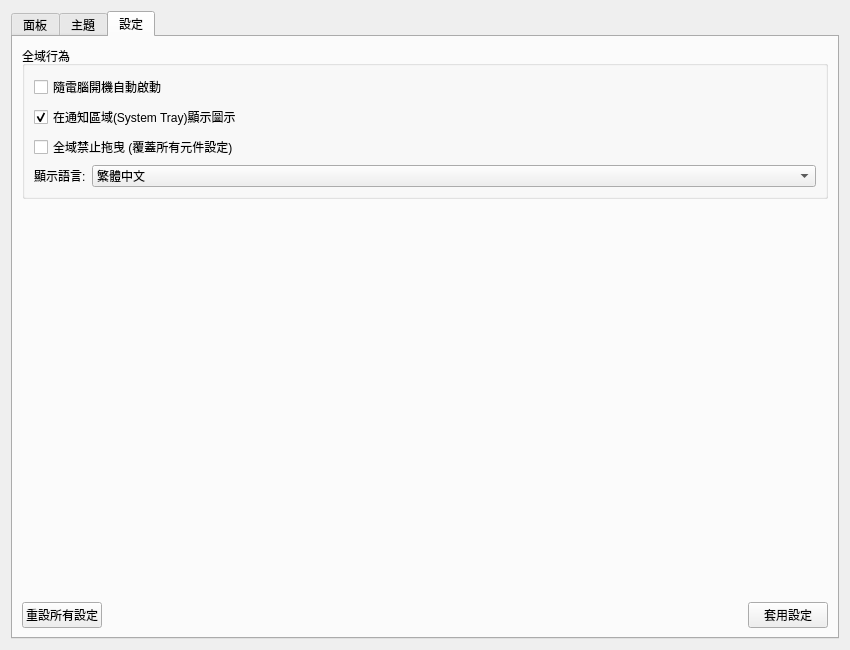
<?xml version="1.0" encoding="UTF-8"?>
<ui version="4.0">
 <class>ControlPanel</class>
 <widget class="QWidget" name="ControlPanel">
  <property name="geometry">
   <rect>
    <x>0</x>
    <y>0</y>
    <width>850</width>
    <height>650</height>
   </rect>
  </property>
  <property name="windowTitle">
   <string>System Call</string>
  </property>
  <layout class="QHBoxLayout" name="horizontalLayout">
   <item>
    <widget class="QTabWidget" name="tabWidget">
     <property name="currentIndex">
      <number>2</number>
     </property>
     <widget class="QWidget" name="tab_skin">
      <attribute name="title">
       <string>面板</string>
      </attribute>
      <layout class="QHBoxLayout" name="horizontalLayout_skin">
       <item>
        <layout class="QHBoxLayout" name="skin_layout" stretch="1,2">
         <item>
          <widget class="QListWidget" name="toolList_widget"/>
         </item>
         <item>
          <widget class="QWidget" name="settingsContainer_widget" native="true"/>
         </item>
        </layout>
       </item>
      </layout>
     </widget>
     <widget class="QWidget" name="tab_Layout">
      <attribute name="title">
       <string>主題</string>
      </attribute>
      <layout class="QHBoxLayout" name="horizontalLayout_theme">
       <item>
        <widget class="QGroupBox" name="saveTheme_groupBox">
         <property name="title">
          <string>儲存新佈局</string>
         </property>
         <layout class="QVBoxLayout" name="verticalLayout_save">
          <item>
           <widget class="QLabel" name="themeHint">
            <property name="text">
             <string>將目前桌面上所有元件的擺放位置與狀態儲存為新主題。</string>
            </property>
            <property name="wordWrap">
             <bool>true</bool>
            </property>
           </widget>
          </item>
          <item>
           <spacer name="vSpacer1">
            <property name="orientation">
             <enum>Qt::Orientation::Vertical</enum>
            </property>
            <property name="sizeHint" stdset="0">
             <size>
              <width>0</width>
              <height>0</height>
             </size>
            </property>
           </spacer>
          </item>
          <item>
           <layout class="QFormLayout" name="formLayout_theme">
            <item row="0" column="0">
             <widget class="QLabel" name="label_tn">
              <property name="text">
               <string>主題名稱:</string>
              </property>
             </widget>
            </item>
            <item row="0" column="1">
             <widget class="QLineEdit" name="themeName_lineEdit"/>
            </item>
           </layout>
          </item>
          <item>
           <widget class="QPushButton" name="saveTheme_button">
            <property name="text">
             <string>儲存目前佈局</string>
            </property>
           </widget>
          </item>
         </layout>
        </widget>
       </item>
       <item>
        <widget class="QGroupBox" name="manageTheme_groupBox">
         <property name="title">
          <string>已儲存的主題</string>
         </property>
         <layout class="QHBoxLayout" name="horizontalLayout_manage">
          <item>
           <widget class="QListWidget" name="themeList_widget"/>
          </item>
          <item>
           <layout class="QVBoxLayout" name="verticalLayout_themeBtns">
            <item>
             <widget class="QPushButton" name="loadTheme_button">
              <property name="text">
               <string>載入</string>
              </property>
             </widget>
            </item>
            <item>
             <widget class="QPushButton" name="deleteTheme_button">
              <property name="text">
               <string>刪除</string>
              </property>
             </widget>
            </item>
            <item>
             <spacer name="vSpacer2">
              <property name="orientation">
               <enum>Qt::Orientation::Vertical</enum>
              </property>
              <property name="sizeHint" stdset="0">
               <size>
                <width>0</width>
                <height>0</height>
               </size>
              </property>
             </spacer>
            </item>
           </layout>
          </item>
         </layout>
        </widget>
       </item>
      </layout>
     </widget>
     <widget class="QWidget" name="tab_setting">
      <attribute name="title">
       <string>設定</string>
      </attribute>
      <layout class="QVBoxLayout" name="verticalLayout_setting">
       <item>
        <widget class="QGroupBox" name="global_groupBox">
         <property name="title">
          <string>全域行為</string>
         </property>
         <layout class="QFormLayout" name="formLayout_global">
          <item row="0" column="0" colspan="2">
           <widget class="QCheckBox" name="autoStart_checkBox">
            <property name="text">
             <string>隨電腦開機自動啟動</string>
            </property>
           </widget>
          </item>
          <item row="1" column="0" colspan="2">
           <widget class="QCheckBox" name="trayIcon_checkBox">
            <property name="text">
             <string>在通知區域(System Tray)顯示圖示</string>
            </property>
            <property name="checked">
             <bool>true</bool>
            </property>
           </widget>
          </item>
          <item row="2" column="0" colspan="2">
           <widget class="QCheckBox" name="globalLockDrag_checkBox">
            <property name="text">
             <string>全域禁止拖曳 (覆蓋所有元件設定)</string>
            </property>
           </widget>
          </item>
          <item row="3" column="0">
           <widget class="QLabel" name="label_lang">
            <property name="text">
             <string>顯示語言:</string>
            </property>
           </widget>
          </item>
          <item row="3" column="1">
           <widget class="QComboBox" name="lang_comboBox">
            <item>
             <property name="text">
              <string>繁體中文</string>
             </property>
            </item>
            <item>
             <property name="text">
              <string>English</string>
             </property>
            </item>
           </widget>
          </item>
         </layout>
        </widget>
       </item>
       <item>
        <spacer name="vSpacer3">
         <property name="orientation">
          <enum>Qt::Orientation::Vertical</enum>
         </property>
         <property name="sizeHint" stdset="0">
          <size>
           <width>0</width>
           <height>0</height>
          </size>
         </property>
        </spacer>
       </item>
       <item>
        <layout class="QHBoxLayout" name="horizontalLayout_settingBtns">
         <item>
          <widget class="QPushButton" name="resetAll_button">
           <property name="text">
            <string>重設所有設定</string>
           </property>
          </widget>
         </item>
         <item>
          <spacer name="hSpacer1">
           <property name="orientation">
            <enum>Qt::Orientation::Horizontal</enum>
           </property>
           <property name="sizeHint" stdset="0">
            <size>
             <width>0</width>
             <height>0</height>
            </size>
           </property>
          </spacer>
         </item>
         <item>
          <widget class="QPushButton" name="applySetting_button">
           <property name="text">
            <string>套用設定</string>
           </property>
          </widget>
         </item>
        </layout>
       </item>
      </layout>
     </widget>
    </widget>
   </item>
  </layout>
 </widget>
 <resources/>
 <connections/>
</ui>
